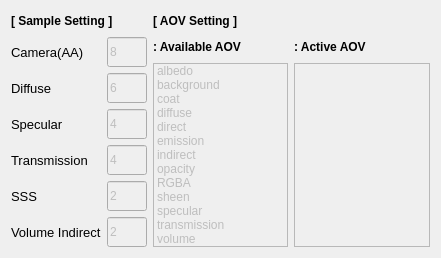
     <widget class="QWidget" name="layoutWidget_5">
      <property name="geometry">
       <rect>
        <x>10</x>
        <y>390</y>
        <width>441</width>
        <height>246</height>
       </rect>
      </property>
      <layout class="QGridLayout" name="renderLayout_5">
       <item row="6" column="1">
        <widget class="QLineEdit" name="lineEdit_sss_sam">
         <property name="enabled">
          <bool>false</bool>
         </property>
         <property name="sizePolicy">
          <sizepolicy hsizetype="Preferred" vsizetype="Preferred">
           <horstretch>0</horstretch>
           <verstretch>0</verstretch>
          </sizepolicy>
         </property>
         <property name="minimumSize">
          <size>
           <width>40</width>
           <height>30</height>
          </size>
         </property>
         <property name="maximumSize">
          <size>
           <width>90</width>
           <height>30</height>
          </size>
         </property>
         <property name="sizeIncrement">
          <size>
           <width>100</width>
           <height>25</height>
          </size>
         </property>
         <property name="baseSize">
          <size>
           <width>100</width>
           <height>25</height>
          </size>
         </property>
         <property name="text">
          <string>2</string>
         </property>
         <property name="placeholderText">
          <string>2</string>
         </property>
        </widget>
       </item>
       <item row="0" column="2" colspan="2">
        <widget class="QLabel" name="label_aov_setting">
         <property name="sizePolicy">
          <sizepolicy hsizetype="Preferred" vsizetype="Preferred">
           <horstretch>0</horstretch>
           <verstretch>0</verstretch>
          </sizepolicy>
         </property>
         <property name="minimumSize">
          <size>
           <width>0</width>
           <height>20</height>
          </size>
         </property>
         <property name="maximumSize">
          <size>
           <width>16777215</width>
           <height>20</height>
          </size>
         </property>
         <property name="baseSize">
          <size>
           <width>190</width>
           <height>25</height>
          </size>
         </property>
         <property name="font">
          <font>
           <weight>75</weight>
           <bold>true</bold>
          </font>
         </property>
         <property name="text">
          <string>[ AOV Setting ]</string>
         </property>
         <property name="alignment">
          <set>Qt::AlignLeading|Qt::AlignLeft|Qt::AlignVCenter</set>
         </property>
        </widget>
       </item>
       <item row="3" column="0">
        <widget class="QLabel" name="label_diffuse_sam">
         <property name="sizePolicy">
          <sizepolicy hsizetype="Preferred" vsizetype="Preferred">
           <horstretch>0</horstretch>
           <verstretch>0</verstretch>
          </sizepolicy>
         </property>
         <property name="minimumSize">
          <size>
           <width>0</width>
           <height>30</height>
          </size>
         </property>
         <property name="maximumSize">
          <size>
           <width>100</width>
           <height>30</height>
          </size>
         </property>
         <property name="sizeIncrement">
          <size>
           <width>100</width>
           <height>25</height>
          </size>
         </property>
         <property name="baseSize">
          <size>
           <width>100</width>
           <height>25</height>
          </size>
         </property>
         <property name="font">
          <font>
           <pointsize>10</pointsize>
          </font>
         </property>
         <property name="text">
          <string>Diffuse</string>
         </property>
        </widget>
       </item>
       <item row="1" column="2">
        <widget class="QLabel" name="label_availaov">
         <property name="sizePolicy">
          <sizepolicy hsizetype="Preferred" vsizetype="Preferred">
           <horstretch>0</horstretch>
           <verstretch>0</verstretch>
          </sizepolicy>
         </property>
         <property name="minimumSize">
          <size>
           <width>0</width>
           <height>20</height>
          </size>
         </property>
         <property name="maximumSize">
          <size>
           <width>16777215</width>
           <height>20</height>
          </size>
         </property>
         <property name="baseSize">
          <size>
           <width>190</width>
           <height>25</height>
          </size>
         </property>
         <property name="font">
          <font>
           <weight>75</weight>
           <bold>true</bold>
          </font>
         </property>
         <property name="text">
          <string>: Available AOV</string>
         </property>
         <property name="alignment">
          <set>Qt::AlignLeading|Qt::AlignLeft|Qt::AlignVCenter</set>
         </property>
        </widget>
       </item>
       <item row="0" column="0" colspan="2">
        <widget class="QLabel" name="label_sample_setting">
         <property name="sizePolicy">
          <sizepolicy hsizetype="Preferred" vsizetype="Preferred">
           <horstretch>0</horstretch>
           <verstretch>0</verstretch>
          </sizepolicy>
         </property>
         <property name="minimumSize">
          <size>
           <width>0</width>
           <height>20</height>
          </size>
         </property>
         <property name="maximumSize">
          <size>
           <width>16777215</width>
           <height>20</height>
          </size>
         </property>
         <property name="baseSize">
          <size>
           <width>190</width>
           <height>25</height>
          </size>
         </property>
         <property name="font">
          <font>
           <weight>75</weight>
           <bold>true</bold>
          </font>
         </property>
         <property name="text">
          <string>[ Sample Setting ]</string>
         </property>
         <property name="alignment">
          <set>Qt::AlignLeading|Qt::AlignLeft|Qt::AlignVCenter</set>
         </property>
        </widget>
       </item>
       <item row="4" column="1">
        <widget class="QLineEdit" name="lineEdit_specular_sam">
         <property name="enabled">
          <bool>false</bool>
         </property>
         <property name="sizePolicy">
          <sizepolicy hsizetype="Preferred" vsizetype="Preferred">
           <horstretch>0</horstretch>
           <verstretch>0</verstretch>
          </sizepolicy>
         </property>
         <property name="minimumSize">
          <size>
           <width>40</width>
           <height>30</height>
          </size>
         </property>
         <property name="maximumSize">
          <size>
           <width>90</width>
           <height>30</height>
          </size>
         </property>
         <property name="sizeIncrement">
          <size>
           <width>100</width>
           <height>25</height>
          </size>
         </property>
         <property name="baseSize">
          <size>
           <width>100</width>
           <height>25</height>
          </size>
         </property>
         <property name="text">
          <string>4</string>
         </property>
         <property name="placeholderText">
          <string>4</string>
         </property>
        </widget>
       </item>
       <item row="5" column="1">
        <widget class="QLineEdit" name="lineEdit_trans_sam">
         <property name="enabled">
          <bool>false</bool>
         </property>
         <property name="sizePolicy">
          <sizepolicy hsizetype="Preferred" vsizetype="Preferred">
           <horstretch>0</horstretch>
           <verstretch>0</verstretch>
          </sizepolicy>
         </property>
         <property name="minimumSize">
          <size>
           <width>40</width>
           <height>30</height>
          </size>
         </property>
         <property name="maximumSize">
          <size>
           <width>90</width>
           <height>30</height>
          </size>
         </property>
         <property name="sizeIncrement">
          <size>
           <width>100</width>
           <height>25</height>
          </size>
         </property>
         <property name="baseSize">
          <size>
           <width>100</width>
           <height>25</height>
          </size>
         </property>
         <property name="text">
          <string>4</string>
         </property>
         <property name="placeholderText">
          <string>4</string>
         </property>
        </widget>
       </item>
       <item row="6" column="0">
        <widget class="QLabel" name="label_sss_sam">
         <property name="sizePolicy">
          <sizepolicy hsizetype="Preferred" vsizetype="Preferred">
           <horstretch>0</horstretch>
           <verstretch>0</verstretch>
          </sizepolicy>
         </property>
         <property name="minimumSize">
          <size>
           <width>0</width>
           <height>30</height>
          </size>
         </property>
         <property name="maximumSize">
          <size>
           <width>100</width>
           <height>30</height>
          </size>
         </property>
         <property name="sizeIncrement">
          <size>
           <width>100</width>
           <height>25</height>
          </size>
         </property>
         <property name="baseSize">
          <size>
           <width>100</width>
           <height>25</height>
          </size>
         </property>
         <property name="font">
          <font>
           <pointsize>10</pointsize>
          </font>
         </property>
         <property name="text">
          <string>SSS</string>
         </property>
        </widget>
       </item>
       <item row="3" column="1">
        <widget class="QLineEdit" name="lineEdit_diffuse_sam">
         <property name="enabled">
          <bool>false</bool>
         </property>
         <property name="sizePolicy">
          <sizepolicy hsizetype="Preferred" vsizetype="Preferred">
           <horstretch>0</horstretch>
           <verstretch>0</verstretch>
          </sizepolicy>
         </property>
         <property name="minimumSize">
          <size>
           <width>40</width>
           <height>30</height>
          </size>
         </property>
         <property name="maximumSize">
          <size>
           <width>90</width>
           <height>30</height>
          </size>
         </property>
         <property name="sizeIncrement">
          <size>
           <width>100</width>
           <height>25</height>
          </size>
         </property>
         <property name="baseSize">
          <size>
           <width>100</width>
           <height>25</height>
          </size>
         </property>
         <property name="text">
          <string>6</string>
         </property>
         <property name="placeholderText">
          <string>6</string>
         </property>
        </widget>
       </item>
       <item row="1" column="3">
        <widget class="QLabel" name="label_activaov">
         <property name="sizePolicy">
          <sizepolicy hsizetype="Preferred" vsizetype="Preferred">
           <horstretch>0</horstretch>
           <verstretch>0</verstretch>
          </sizepolicy>
         </property>
         <property name="minimumSize">
          <size>
           <width>0</width>
           <height>20</height>
          </size>
         </property>
         <property name="maximumSize">
          <size>
           <width>16777215</width>
           <height>20</height>
          </size>
         </property>
         <property name="baseSize">
          <size>
           <width>190</width>
           <height>25</height>
          </size>
         </property>
         <property name="font">
          <font>
           <weight>75</weight>
           <bold>true</bold>
          </font>
         </property>
         <property name="text">
          <string>: Active AOV</string>
         </property>
         <property name="alignment">
          <set>Qt::AlignLeading|Qt::AlignLeft|Qt::AlignVCenter</set>
         </property>
        </widget>
       </item>
       <item row="1" column="1" rowspan="2">
        <widget class="QLineEdit" name="lineEdit_aa_sam">
         <property name="enabled">
          <bool>false</bool>
         </property>
         <property name="sizePolicy">
          <sizepolicy hsizetype="Preferred" vsizetype="Preferred">
           <horstretch>0</horstretch>
           <verstretch>0</verstretch>
          </sizepolicy>
         </property>
         <property name="minimumSize">
          <size>
           <width>40</width>
           <height>30</height>
          </size>
         </property>
         <property name="maximumSize">
          <size>
           <width>90</width>
           <height>30</height>
          </size>
         </property>
         <property name="sizeIncrement">
          <size>
           <width>100</width>
           <height>25</height>
          </size>
         </property>
         <property name="baseSize">
          <size>
           <width>100</width>
           <height>25</height>
          </size>
         </property>
         <property name="text">
          <string>8</string>
         </property>
         <property name="placeholderText">
          <string>8</string>
         </property>
        </widget>
       </item>
       <item row="2" column="2" rowspan="6">
        <widget class="QListWidget" name="listWidget_availaov">
         <property name="enabled">
          <bool>false</bool>
         </property>
         <property name="sizePolicy">
          <sizepolicy hsizetype="Preferred" vsizetype="Preferred">
           <horstretch>0</horstretch>
           <verstretch>0</verstretch>
          </sizepolicy>
         </property>
         <item>
          <property name="text">
           <string>albedo</string>
          </property>
         </item>
         <item>
          <property name="text">
           <string>background</string>
          </property>
         </item>
         <item>
          <property name="text">
           <string>coat</string>
          </property>
         </item>
         <item>
          <property name="text">
           <string>diffuse</string>
          </property>
         </item>
         <item>
          <property name="text">
           <string>direct</string>
          </property>
         </item>
         <item>
          <property name="text">
           <string>emission</string>
          </property>
         </item>
         <item>
          <property name="text">
           <string>indirect</string>
          </property>
         </item>
         <item>
          <property name="text">
           <string>opacity</string>
          </property>
         </item>
         <item>
          <property name="text">
           <string>RGBA</string>
          </property>
         </item>
         <item>
          <property name="text">
           <string>sheen</string>
          </property>
         </item>
         <item>
          <property name="text">
           <string>specular</string>
          </property>
         </item>
         <item>
          <property name="text">
           <string>transmission</string>
          </property>
         </item>
         <item>
          <property name="text">
           <string>volume</string>
          </property>
         </item>
        </widget>
       </item>
       <item row="7" column="1">
        <widget class="QLineEdit" name="lineEdit_volume_sam">
         <property name="enabled">
          <bool>false</bool>
         </property>
         <property name="sizePolicy">
          <sizepolicy hsizetype="Preferred" vsizetype="Preferred">
           <horstretch>0</horstretch>
           <verstretch>0</verstretch>
          </sizepolicy>
         </property>
         <property name="minimumSize">
          <size>
           <width>40</width>
           <height>30</height>
          </size>
         </property>
         <property name="maximumSize">
          <size>
           <width>90</width>
           <height>30</height>
          </size>
         </property>
         <property name="sizeIncrement">
          <size>
           <width>100</width>
           <height>25</height>
          </size>
         </property>
         <property name="baseSize">
          <size>
           <width>100</width>
           <height>25</height>
          </size>
         </property>
         <property name="text">
          <string>2</string>
         </property>
         <property name="placeholderText">
          <string>2</string>
         </property>
        </widget>
       </item>
       <item row="1" column="0" rowspan="2">
        <widget class="QLabel" name="label_aa_sam">
         <property name="sizePolicy">
          <sizepolicy hsizetype="Preferred" vsizetype="Preferred">
           <horstretch>0</horstretch>
           <verstretch>0</verstretch>
          </sizepolicy>
         </property>
         <property name="minimumSize">
          <size>
           <width>0</width>
           <height>30</height>
          </size>
         </property>
         <property name="maximumSize">
          <size>
           <width>100</width>
           <height>30</height>
          </size>
         </property>
         <property name="sizeIncrement">
          <size>
           <width>100</width>
           <height>25</height>
          </size>
         </property>
         <property name="baseSize">
          <size>
           <width>100</width>
           <height>25</height>
          </size>
         </property>
         <property name="font">
          <font>
           <pointsize>10</pointsize>
          </font>
         </property>
         <property name="text">
          <string>Camera(AA)</string>
         </property>
        </widget>
       </item>
       <item row="2" column="3" rowspan="6">
        <widget class="QListWidget" name="listWidget_activaov">
         <property name="enabled">
          <bool>false</bool>
         </property>
        </widget>
       </item>
       <item row="4" column="0">
        <widget class="QLabel" name="label_specular_sam">
         <property name="sizePolicy">
          <sizepolicy hsizetype="Preferred" vsizetype="Preferred">
           <horstretch>0</horstretch>
           <verstretch>0</verstretch>
          </sizepolicy>
         </property>
         <property name="minimumSize">
          <size>
           <width>0</width>
           <height>30</height>
          </size>
         </property>
         <property name="maximumSize">
          <size>
           <width>100</width>
           <height>30</height>
          </size>
         </property>
         <property name="sizeIncrement">
          <size>
           <width>100</width>
           <height>25</height>
          </size>
         </property>
         <property name="baseSize">
          <size>
           <width>100</width>
           <height>25</height>
          </size>
         </property>
         <property name="font">
          <font>
           <pointsize>10</pointsize>
          </font>
         </property>
         <property name="text">
          <string>Specular</string>
         </property>
        </widget>
       </item>
       <item row="7" column="0">
        <widget class="QLabel" name="label_volume_sam">
         <property name="enabled">
          <bool>true</bool>
         </property>
         <property name="sizePolicy">
          <sizepolicy hsizetype="Expanding" vsizetype="Expanding">
           <horstretch>0</horstretch>
           <verstretch>0</verstretch>
          </sizepolicy>
         </property>
         <property name="minimumSize">
          <size>
           <width>0</width>
           <height>30</height>
          </size>
         </property>
         <property name="maximumSize">
          <size>
           <width>100</width>
           <height>30</height>
          </size>
         </property>
         <property name="sizeIncrement">
          <size>
           <width>100</width>
           <height>25</height>
          </size>
         </property>
         <property name="baseSize">
          <size>
           <width>100</width>
           <height>25</height>
          </size>
         </property>
         <property name="font">
          <font>
           <pointsize>10</pointsize>
          </font>
         </property>
         <property name="text">
          <string>Volume Indirect</string>
         </property>
        </widget>
       </item>
       <item row="5" column="0">
        <widget class="QLabel" name="label_trans_sam">
         <property name="sizePolicy">
          <sizepolicy hsizetype="Preferred" vsizetype="Preferred">
           <horstretch>0</horstretch>
           <verstretch>0</verstretch>
          </sizepolicy>
         </property>
         <property name="minimumSize">
          <size>
           <width>0</width>
           <height>30</height>
          </size>
         </property>
         <property name="maximumSize">
          <size>
           <width>100</width>
           <height>30</height>
          </size>
         </property>
         <property name="sizeIncrement">
          <size>
           <width>100</width>
           <height>25</height>
          </size>
         </property>
         <property name="baseSize">
          <size>
           <width>100</width>
           <height>25</height>
          </size>
         </property>
         <property name="font">
          <font>
           <pointsize>10</pointsize>
          </font>
         </property>
         <property name="text">
          <string>Transmission</string>
         </property>
        </widget>
       </item>
      </layout>
     </widget>
